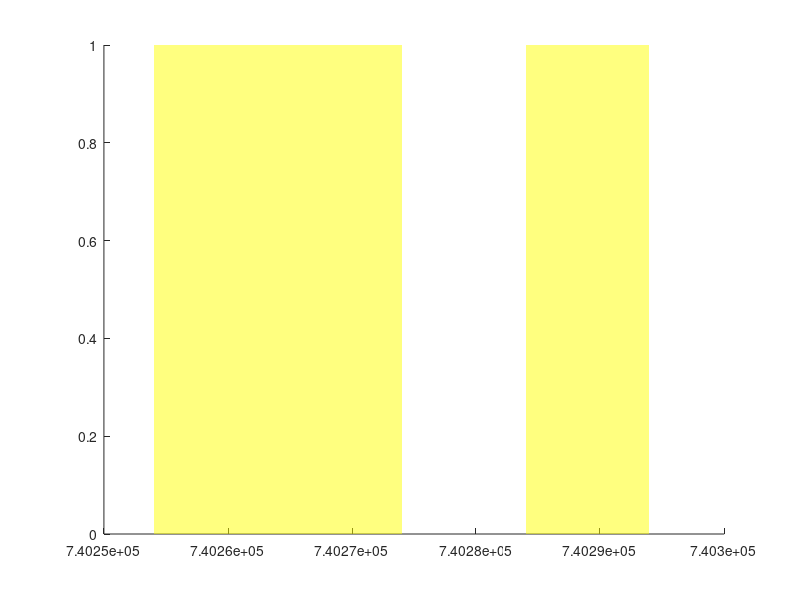

This figure's MATLAB source:
function h=ShadePlotForEmpahsis( x,colors,alphas)
% ShadePlotForEmpahsis
% Plots a shaded bar for emphasis as commonly seen on cconomic charts
%
% INPUTS:
%  x     where the bar is placed.   If you want a bar from x=4:8 then
%        use [4 8].  If you want x=[4:8,10:20] then use {4:8,10:20}
% colors Use 'y' to make all bars yellow.  Use {'y','g','r'} for
%        yellow, green and red bars.
% alphas Use 0.5 if you want all bars to be translucent.  Use {0,.5,1}
%        for transparent, translucet and opaque bars.

% USAGE:
% % DEFINE DATA
% P=[ ...
% 98 98 94 91 84 83 82 87 88 89 91 91 90 89 89 90 91 91 87 86 87 84 79 80 ...
% 85 86 86 85 93 93 93 93 97 97 95 93 93 94 95 96 96 92 89 90 91 91 91 92 ...
% 93 95 99 98 99 97 95 95 94 90 92 93 93 95 94 95 93 92 92 92 91 90 89 89 ...
% 90 89 90 89 88 84 84 83 84 85 85 84 82 82 82 79 80 79 80 78 78 81 83 82 ...
% 81 79 77 77 78 77 78 79 79 81 81 81 78 78 78 78 77 78 79 79 79 79 81 85 ...
% 86 86 86 87 85 84 85 86 88 88 90 88 88 87 86 86 85 87 87 87 86 85 84 83 ...
% 82 81 81 82 81 80 82 81 79 80 81 80 80 79 85 85 82 83 84 85 86 87 86 86 ...
% 85 85 85 83 79 81 83 83 84 82 80 80 80 80 84 81 80 76 71 70 70 69 69 68 ...
% 67 68 68 68 67 68 68 70 70 72 72 71 69 68 68 68 67 68 67 66 67 67 67 66 ...
% 65 66 65 62 60 60 59 59 59 59 65 66 63 65 68 68 68 68 69 73 74 71 71 69 ...
% 71 72 72 76 76 74 77 80 82 80 78 80 80 80 80 81 80 79 77];
% T=today-length(P)+1:today;
% Y={today-[13 74],today-[142 172]};
% G={today-[30 51]};
%
% % PLOT THE DATA
% plot(T,P);
% datetick;
% line(get(gca,'Xlim'),[80 80])
% line(get(gca,'Xlim'),[68 68])%
% title({'ShadePlotForEmphasis','(P<80 yellow, P<68 green)'});
%
% % DRAW SOME YELLOW BARS
% ShadePlotForEmpahsis(Y,'y',0.5);
%
% % DRAW A GREEN BAR
% ShadePlotForEmpahsis(G,'g',0.5);
%
%
% | ##  _#__/
% | ##  / #
% | ## / #
% | /#\_/  #
% |/ ##   #
% |__##_____#_____
%
% IT'S NOT FANCY BUT IT WORKS

% Michael Robbins
% robbins@bloomberg.net
% michael.robbins@us.cibc.com

if nargin<1
   x={[today-50 today-30],[today-20 today-10]};
end;
if nargin<2 colors='y'; end;
if nargin<2 alphas=.5; end;

if ~iscell( x)  x={ x}; end;
if ~iscell(colors) colors={colors}; end;
if ~iscell(alphas) alphas={alphas}; end;

if length(colors)>length( x) colors=colors(1:length( x)); end;
if length(colors)<length( x) t=colors{1}; colors=[]; for i=1:length( x) colors{i}=t; end; end;

if length(alphas)>length( x) alphas=alphas(1:length( x)); end;
if length(alphas)<length( x) t=alphas{1}; alphas=[]; for i=1:length( x) alphas{i}=t; end; end;

for i=1:length( x)
  h(i)=patch([repmat( x{i}(1),1,2) repmat( x{i}(2),1,2)], ...
    [get(gca,'YLim') fliplr(get(gca,'YLim'))], ...
    [0 0 0 0],colors{i},'EdgeColor','none');
    set(h(i),'FaceAlpha',alphas{i});
end;
